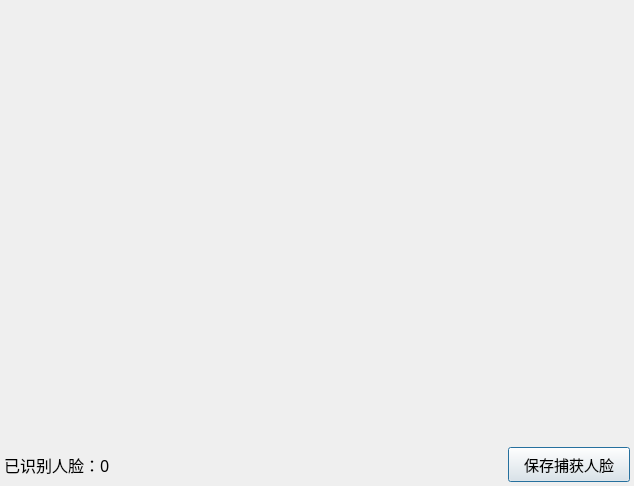
<?xml version="1.0" encoding="UTF-8"?>
<ui version="4.0">
 <class>CameraRecognitionDialog</class>
 <widget class="QDialog" name="CameraRecognitionDialog">
  <property name="geometry">
   <rect>
    <x>0</x>
    <y>0</y>
    <width>634</width>
    <height>486</height>
   </rect>
  </property>
  <property name="windowTitle">
   <string>Dialog</string>
  </property>
  <layout class="QVBoxLayout" name="verticalLayout" stretch="1,0">
   <property name="spacing">
    <number>0</number>
   </property>
   <property name="leftMargin">
    <number>0</number>
   </property>
   <property name="topMargin">
    <number>0</number>
   </property>
   <property name="rightMargin">
    <number>0</number>
   </property>
   <property name="bottomMargin">
    <number>0</number>
   </property>
   <item>
    <widget class="QLabel" name="frameLabel">
     <property name="text">
      <string/>
     </property>
    </widget>
   </item>
   <item>
    <widget class="QWidget" name="widget" native="true">
     <layout class="QHBoxLayout" name="horizontalLayout">
      <property name="spacing">
       <number>0</number>
      </property>
      <property name="leftMargin">
       <number>4</number>
      </property>
      <property name="topMargin">
       <number>4</number>
      </property>
      <property name="rightMargin">
       <number>4</number>
      </property>
      <property name="bottomMargin">
       <number>4</number>
      </property>
      <item>
       <widget class="QLabel" name="infoLabel">
        <property name="minimumSize">
         <size>
          <width>115</width>
          <height>25</height>
         </size>
        </property>
        <property name="font">
         <font>
          <family>微软雅黑</family>
          <pointsize>12</pointsize>
         </font>
        </property>
        <property name="text">
         <string>已识别人脸：0</string>
        </property>
       </widget>
      </item>
      <item>
       <spacer name="horizontalSpacer">
        <property name="orientation">
         <enum>Qt::Horizontal</enum>
        </property>
        <property name="sizeHint" stdset="0">
         <size>
          <width>40</width>
          <height>20</height>
         </size>
        </property>
       </spacer>
      </item>
      <item>
       <widget class="QPushButton" name="saveToLocalBtn">
        <property name="minimumSize">
         <size>
          <width>122</width>
          <height>35</height>
         </size>
        </property>
        <property name="font">
         <font>
          <family>微软雅黑</family>
          <pointsize>11</pointsize>
         </font>
        </property>
        <property name="text">
         <string>保存捕获人脸</string>
        </property>
       </widget>
      </item>
     </layout>
    </widget>
   </item>
  </layout>
 </widget>
 <resources/>
 <connections/>
</ui>
